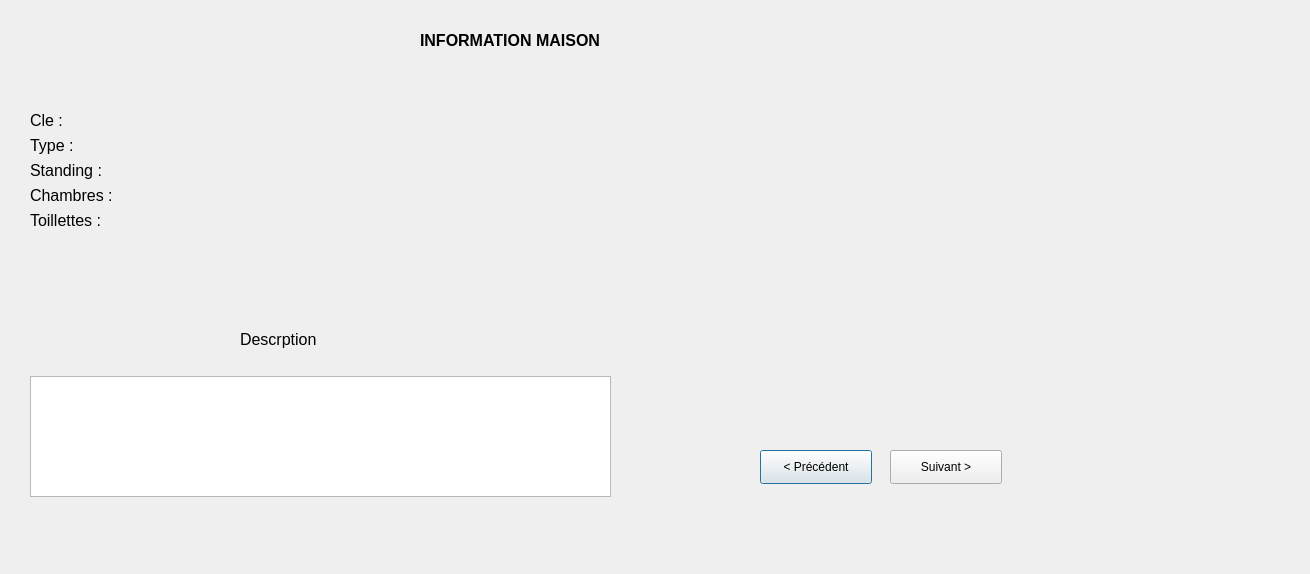
<?xml version="1.0" encoding="UTF-8"?>
<ui version="4.0">
 <class>MaisonViewer</class>
 <widget class="QDialog" name="MaisonViewer">
  <property name="geometry">
   <rect>
    <x>0</x>
    <y>0</y>
    <width>1310</width>
    <height>574</height>
   </rect>
  </property>
  <property name="windowTitle">
   <string>Dialog</string>
  </property>
  <widget class="QLabel" name="labelPhoto">
   <property name="geometry">
    <rect>
     <x>640</x>
     <y>100</y>
     <width>451</width>
     <height>321</height>
    </rect>
   </property>
   <property name="minimumSize">
    <size>
     <width>300</width>
     <height>200</height>
    </size>
   </property>
   <property name="text">
    <string/>
   </property>
   <property name="scaledContents">
    <bool>true</bool>
   </property>
  </widget>
  <widget class="QPushButton" name="btnPrev">
   <property name="geometry">
    <rect>
     <x>760</x>
     <y>450</y>
     <width>112</width>
     <height>34</height>
    </rect>
   </property>
   <property name="text">
    <string> &lt; Précédent </string>
   </property>
  </widget>
  <widget class="QPushButton" name="btnNext">
   <property name="geometry">
    <rect>
     <x>890</x>
     <y>450</y>
     <width>112</width>
     <height>34</height>
    </rect>
   </property>
   <property name="text">
    <string>Suivant &gt;</string>
   </property>
  </widget>
  <widget class="QWidget" name="formLayoutWidget">
   <property name="geometry">
    <rect>
     <x>30</x>
     <y>110</y>
     <width>571</width>
     <height>201</height>
    </rect>
   </property>
   <layout class="QFormLayout" name="formLayout">
    <item row="0" column="0">
     <widget class="QLabel" name="labelCle">
      <property name="minimumSize">
       <size>
        <width>10</width>
        <height>20</height>
       </size>
      </property>
      <property name="font">
       <font>
        <pointsize>12</pointsize>
        <weight>50</weight>
        <bold>false</bold>
       </font>
      </property>
      <property name="text">
       <string>Cle :</string>
      </property>
     </widget>
    </item>
    <item row="1" column="0">
     <widget class="QLabel" name="labelType">
      <property name="font">
       <font>
        <pointsize>12</pointsize>
       </font>
      </property>
      <property name="text">
       <string>Type :</string>
      </property>
     </widget>
    </item>
    <item row="3" column="0">
     <widget class="QLabel" name="labelChambres">
      <property name="font">
       <font>
        <pointsize>12</pointsize>
       </font>
      </property>
      <property name="text">
       <string>Chambres :</string>
      </property>
     </widget>
    </item>
    <item row="2" column="0">
     <widget class="QLabel" name="labelStanding">
      <property name="font">
       <font>
        <pointsize>12</pointsize>
       </font>
      </property>
      <property name="text">
       <string>Standing :</string>
      </property>
     </widget>
    </item>
    <item row="4" column="0">
     <widget class="QLabel" name="labelToillettes">
      <property name="font">
       <font>
        <pointsize>12</pointsize>
       </font>
      </property>
      <property name="text">
       <string>Toillettes :</string>
      </property>
     </widget>
    </item>
   </layout>
  </widget>
  <widget class="QLabel" name="labelTitre">
   <property name="geometry">
    <rect>
     <x>420</x>
     <y>20</y>
     <width>291</width>
     <height>41</height>
    </rect>
   </property>
   <property name="font">
    <font>
     <pointsize>12</pointsize>
     <weight>75</weight>
     <bold>true</bold>
    </font>
   </property>
   <property name="text">
    <string>INFORMATION MAISON</string>
   </property>
  </widget>
  <widget class="QLabel" name="labelDescription">
   <property name="geometry">
    <rect>
     <x>240</x>
     <y>330</y>
     <width>121</width>
     <height>19</height>
    </rect>
   </property>
   <property name="font">
    <font>
     <pointsize>12</pointsize>
    </font>
   </property>
   <property name="text">
    <string>Descrption</string>
   </property>
  </widget>
  <widget class="QTextEdit" name="textEditDescription">
   <property name="geometry">
    <rect>
     <x>30</x>
     <y>376</y>
     <width>581</width>
     <height>121</height>
    </rect>
   </property>
  </widget>
 </widget>
 <resources/>
 <connections/>
</ui>
